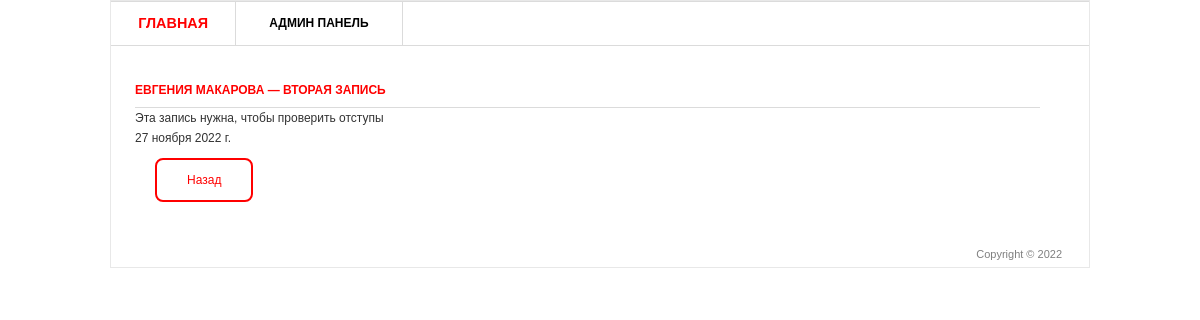
/2, run on the app's committed database.
### blog/models.py (models this page shows, shortened)
class Post(models.Model):
    title = models.CharField( 'Заголовок записи', max_length=44)
    descriptions = models.TextField('Текст записи')
    author = models.CharField('Имя автора', max_length=40)
    date = models.DateField('Дата публикации')
    image = models.ImageField('Изображение', upload_to='image/%Y', default='image/pass.jpg')
    class Meta:
        verbose_name = 'Запись'
        verbose_name_plural = 'Записи'

### blog/views.py (the view)
# urls.py: path('<int:pk>', views.PostDetailView.as_view(), name='post-detail'),
class PostDetailView(DetailView):
    model = Post
    template_name = 'blog/post.html'
    context_obj_name = 'post'

### templates/blog/post.html (shortened to what this page needs)
{% extends 'blog/layout_post.html' %}
    {% block content %}
        <h3 id="detail">{{post.author}} — {{post.title}}</h3>
        <p>{{post.descriptions}}</p>
        <p>{{post.date}}</p>
    {% endblock %}

### static/css/style.css (style rules this page uses)
* { margin: 0; padding: 0; outline:0; }
body { font-size: 12px; line-height: 20px; font-family: Georgia, Arial, Helvetica, Sans-Serif; color: #333; background: url() repeat 0 0; }
#main_2 h3 { font-size: 12px; line-height: 15px; color: #ff0000; text-transform: uppercase; border-bottom: 1px solid #dbdbdb; padding: 0 0 9px 0; }

### data on the page
Post: author "ЕВГЕНИЯ МАКАРОВА", title "ВТОРАЯ ЗАПИСЬ", descriptions "Эта запись нужна, чтобы проверить отступы", date "27 ноября 2022 г."
